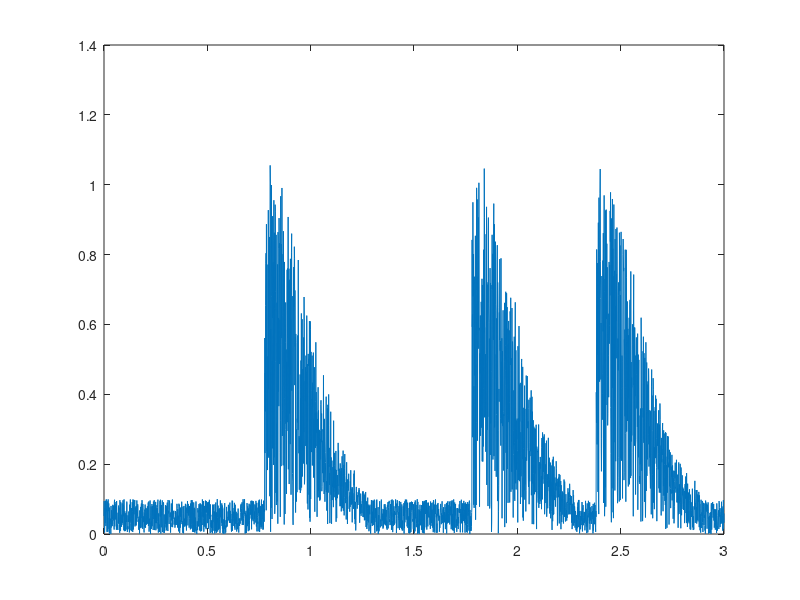

Source code (MATLAB):
clear
close all
clc

fs = 1000;
d = 3;
t = 0:1/fs:d;
%% importante
A = 1;
sd = 0.2;
ev = 3;
EMG =zeros(1,length(t));
for i=1:ev
    inxI = randi(length(t));
    inxF = min(length(t),inxI+500);
    act = t(inxI:inxF);
    env= exp(-((act-act(1)).^2)/(2*(sd)^2));
    sng = A*env;
    EMG(inxI:inxF)= EMG(inxI:inxF) + sng.*rand(1,length(act));
end

EMG=EMG+0.1*rand(1,length(t));
figure,plot(t,EMG)


